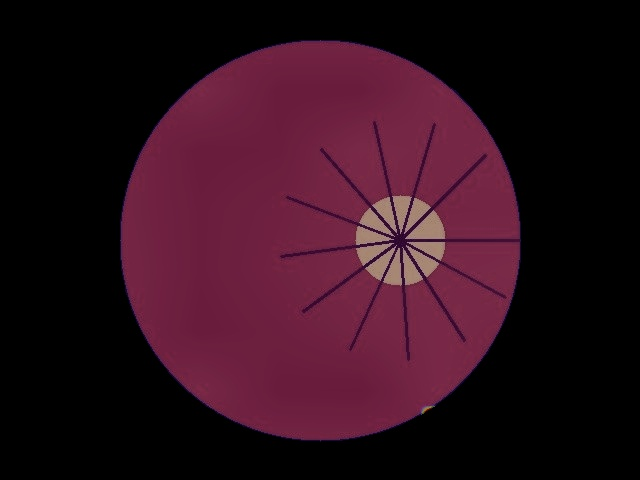
#> input picture backend/storage/heatmaps/IMG-2026-1D8FC4_gradcam.jpg, 640 x 480 px
$ python -i preprocessing.py   (imports and definitions only)   (older library calls are emulated)
#> lines starting #> are read from the running program, lines starting #| are printed output that depends on the picture; after the words box and inside, x2 and y2 are one past the last pixel; in counts of white or black regions, pixels touching at a corner belong together
#> further down, picture is the input picture: shape (480, 640, 3); mean B, G, R 27.7, 15.3, 45.9
### backend/app/config.py
import os
from pathlib import Path
from dataclasses import dataclass

BASE_DIR = Path(__file__).resolve().parent.parent
STORAGE_DIR = BASE_DIR / "storage"
ORIGINAL_IMG_DIR = STORAGE_DIR / "original"
PROCESSED_IMG_DIR = STORAGE_DIR / "processed"
MASKS_DIR = STORAGE_DIR / "masks"
HEATMAPS_DIR = STORAGE_DIR / "heatmaps"
REPORTS_DIR = STORAGE_DIR / "reports"
MODELS_DIR = STORAGE_DIR / "models"
DATASETS_DIR = STORAGE_DIR / "datasets"

for d in [STORAGE_DIR, ORIGINAL_IMG_DIR, PROCESSED_IMG_DIR, MASKS_DIR, HEATMAPS_DIR, REPORTS_DIR, MODELS_DIR, DATASETS_DIR]:
    d.mkdir(parents=True, exist_ok=True)

class Settings:
    PROJECT_NAME: str = "Project Trinetra (त्रिनेत्र)"
    VERSION: str = "1.0.0-prototype"
    DISCLAIMER: str = "Research / Demonstration Prototype — Not a Clinically Validated Diagnostic Device"

    # Database
    DATABASE_URL: str = f"sqlite:///{BASE_DIR}/trinetra.db"

    # Eye 1: Optical Gatekeeper thresholds
    DEFAULT_FOCUS_THRESHOLD: float = 110.0      # Laplacian variance threshold
    DEFAULT_ILLUM_STD_MAX: float = 18.0        # Max allowed std dev across 8x8 L* grid
    DEFAULT_FOV_MIN_RATIO: float = 0.35        # Minimum retina area ratio

    # Eye 2: AI & Uncertainty thresholds
    MC_DROPOUT_PASSES: int = 10
    MC_DROPOUT_RATE: float = 0.20
    OOD_THRESHOLD: float = 4.20                # Mahalanobis distance cutoff
    CALIBRATION_TEMPERATURE: float = 1.15

    # Referral Rules Engine
    MACULAR_RISK_DIST_CUTOFF: float = 1.0      # Hard exudates within 1 Disc Diameter from fovea
    ROUTINE_DR_MAX_GRADE: int = 0              # Grade 0 -> Routine
    PRIORITY_DR_MAX_GRADE: int = 1             # Grade 1 -> Priority (e.g. 6-12 mo follow-up)
    URGENT_DR_MAX_GRADE: int = 2               # Grade 2-3 -> Urgent specialist evaluation
    # Grade 4 or PDR evidence or Macular risk -> Emergency / Immediate escalation

    # Secret Key for prototype session tokens
    SECRET_KEY: str = "trinetra-teleophthalmology-secret-key-2026"
    ALGORITHM: str = "HS256"
    ACCESS_TOKEN_EXPIRE_MINUTES: int = 60 * 24

settings = Settings()

### backend/app/ai/quality.py
import cv2
import numpy as np
from typing import Dict, Any, Tuple, List
from ..config import settings

def extract_fov_mask(img_bgr: np.ndarray) -> Tuple[np.ndarray, float]:
    """
    Eye 1: Dynamic Retinal Field of View (FOV) Detection.
    Uses HSV color space, adaptive thresholding, and morphological closing
    to extract the circular/elliptical retinal aperture.
    """
    hsv = cv2.cvtColor(img_bgr, cv2.COLOR_BGR2HSV)
#> hsv: shape (480, 640, 3); mean H, S, V 69.8, 79.3, 46
    v_channel = hsv[:, :, 2]

    # Threshold dark borders
    _, mask = cv2.threshold(v_channel, 20, 255, cv2.THRESH_BINARY)
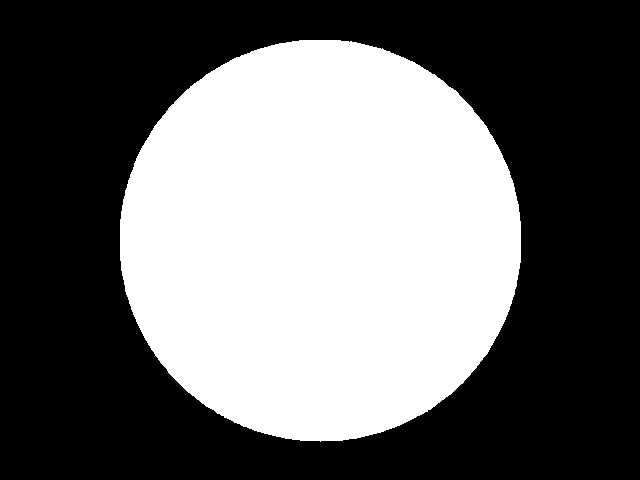
#> mask: shape (480, 640); 41.4% white; 1 white region, box (x1, y1, x2, y2) and area: (120, 40, 521, 442) 127085

    # Morphological closing to fill retinal vessels and internal holes
    kernel = cv2.getStructuringElement(cv2.MORPH_ELLIPSE, (15, 15))
    mask = cv2.morphologyEx(mask, cv2.MORPH_CLOSE, kernel)
#> mask: shape (480, 640); 41.4% white; 1 white region, box (x1, y1, x2, y2) and area: (120, 40, 521, 442) 127090
    mask = cv2.morphologyEx(mask, cv2.MORPH_OPEN, kernel)
#> mask: shape (480, 640); 41.4% white; 1 white region, box (x1, y1, x2, y2) and area: (120, 40, 521, 442) 127087

    # Find largest connected component (the retinal disc)
    num_labels, labels, stats, _ = cv2.connectedComponentsWithStats(mask)
#> num_labels = 2; stats = [[0, 0, 640, 480, 180113], [120, 40, 401, 402, 127087]]
    if num_labels > 1:
        largest_label = 1 + np.argmax(stats[1:, cv2.CC_STAT_AREA])
#> largest_label = 1
        fov_mask = (labels == largest_label).astype(np.uint8) * 255
    else:
        fov_mask = mask

    h, w = img_bgr.shape[:2]
#> h = 480; w = 640
    fov_ratio = float(np.sum(fov_mask > 0) / (h * w))
#> fov_ratio = 0.414
    return fov_mask, fov_ratio

# [161 lines left out: functions assess_illumination_grid, calculate_focus_sharpness, evaluate_image_quality, not called in this run]

### backend/app/ai/preprocessing.py
import cv2
import numpy as np
from typing import Dict, Any, Tuple

def homomorphic_filter(gray_img: np.ndarray, gamma_l: float = 0.5, gamma_h: float = 1.5, d0: float = 30.0) -> np.ndarray:
    """
    Homomorphic Filtering in the frequency domain to correct uneven illumination
    while sharpening micro-details (microaneurysms and fine capillaries).
    H(u,v) = (gamma_h - gamma_l) * [1 - exp(-c * (D^2 / D0^2))] + gamma_l
    """
    # Convert to log domain (+1 to prevent log(0))
    img_float = gray_img.astype(np.float32) / 255.0
    img_log = np.log1p(img_float)

    # 2D FFT
    dft = np.fft.fft2(img_log)
    dft_shift = np.fft.fftshift(dft)

    rows, cols = gray_img.shape
    crow, ccol = rows // 2, cols // 2

    # Construct Butterworth/Gaussian High-Frequency Emphasis filter
    y, x = np.ogrid[:rows, :cols]
    d_squared = (x - ccol)**2 + (y - crow)**2
    h_filter = (gamma_h - gamma_l) * (1.0 - np.exp(-d_squared / (2.0 * (d0**2)))) + gamma_l

    # Apply filter in frequency space
    f_shift_filtered = dft_shift * h_filter

    # Inverse FFT
    f_ishift = np.fft.ifftshift(f_shift_filtered)
    img_back = np.fft.ifft2(f_ishift)
    img_back = np.real(img_back)

    # Exponentiate back from log domain
    img_exp = np.expm1(img_back)
    img_norm = cv2.normalize(img_exp, None, alpha=0, beta=255, norm_type=cv2.NORM_MINMAX)
    return np.clip(img_norm, 0, 255).astype(np.uint8)

def apply_clahe(channel: np.ndarray, clip_limit: float = 2.0, tile_grid_size: Tuple[int, int] = (8, 8)) -> np.ndarray:
    """
    Contrast Limited Adaptive Histogram Equalization (CLAHE).
    """
    clahe = cv2.createCLAHE(clipLimit=clip_limit, tileGridSize=tile_grid_size)
    return clahe.apply(channel)

def preprocess_retinal_image(img_bgr: np.ndarray, fov_mask: np.ndarray = None) -> Dict[str, np.ndarray]:
    """
    Complete Retinal Preprocessing Pipeline.
    1. Extracts Green channel (highest contrast for retinal vasculature and hemorrhages).
    2. Extracts Red channel (useful for optic disc localization).
    3. Applies CLAHE in CIELAB L* space to produce balanced full-color clinical image.
    4. Applies Green-channel CLAHE and Homomorphic Filtering for lesion detection.
    5. Preserves original raw image untouched.
    """
    if fov_mask is None:
        from .quality import extract_fov_mask
        fov_mask, _ = extract_fov_mask(img_bgr)

    b, g, r = cv2.split(img_bgr)
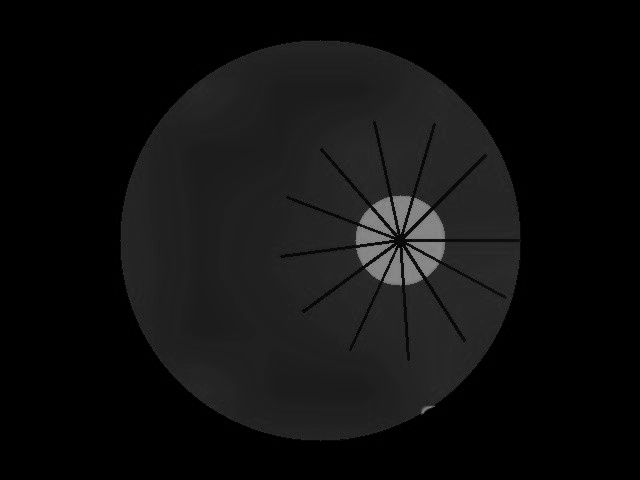
#> g: shape (480, 640); min 0, max 146, mean 15.3

    # 1. CLAHE on Green channel
    g_clahe = apply_clahe(g, clip_limit=2.5, tile_grid_size=(8, 8))

    # 2. CIELAB L* CLAHE enhancement (Natural Color Clinical Enhancement)
    lab = cv2.cvtColor(img_bgr, cv2.COLOR_BGR2LAB)
#> lab: shape (480, 640, 3); mean of channels 0, 1, 2 28.6, 142.7, 127.6
    l, a, b_ch = cv2.split(lab)
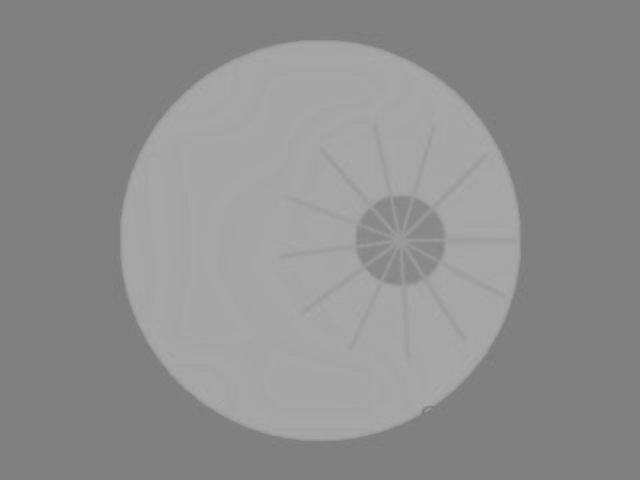
#> a: shape (480, 640); min 121, max 170, mean 142.7
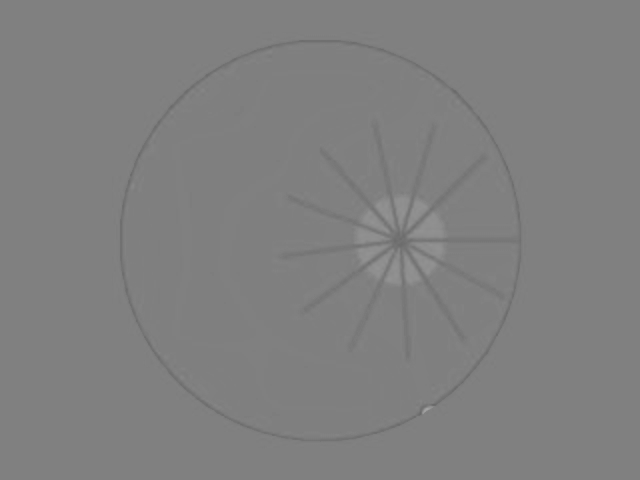
#> b_ch: shape (480, 640); min 105, max 164, mean 127.6
    l_clahe = apply_clahe(l, clip_limit=2.0, tile_grid_size=(8, 8))
    lab_clahe = cv2.merge([l_clahe, a, b_ch])
#> lab_clahe: shape (480, 640, 3); mean of channels 0, 1, 2 36.2, 142.7, 127.6
    enhanced_color_bgr = cv2.cvtColor(lab_clahe, cv2.COLOR_LAB2BGR)

    # Apply FOV mask to avoid border artifact glow
    if fov_mask is not None:
        enhanced_color_bgr = cv2.bitwise_and(enhanced_color_bgr, enhanced_color_bgr, mask=fov_mask)
        g_clahe = cv2.bitwise_and(g_clahe, g_clahe, mask=fov_mask)

    # 3. Homomorphic Filtered Green Channel
    g_homomorphic = homomorphic_filter(g, gamma_l=0.5, gamma_h=1.5, d0=30.0)
#> in homomorphic_filter, `img_back = np.real(img_back)`:
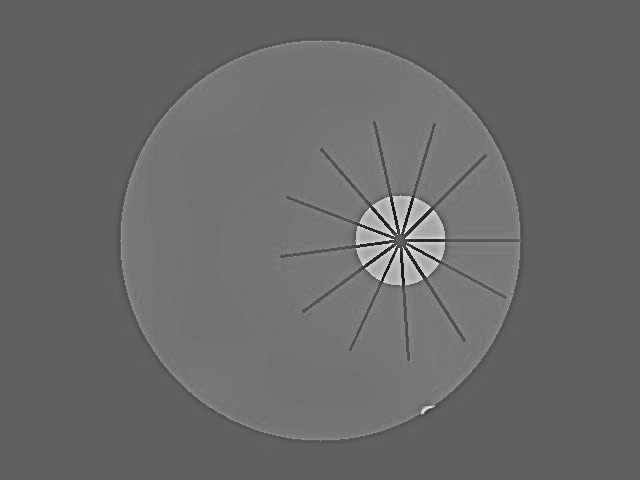
#> img_back: shape (480, 640) float64; min -0.295, max 0.482, mean 0.0276; drawn with min black and max white
#> in homomorphic_filter, `img_exp = np.expm1(img_back)`:
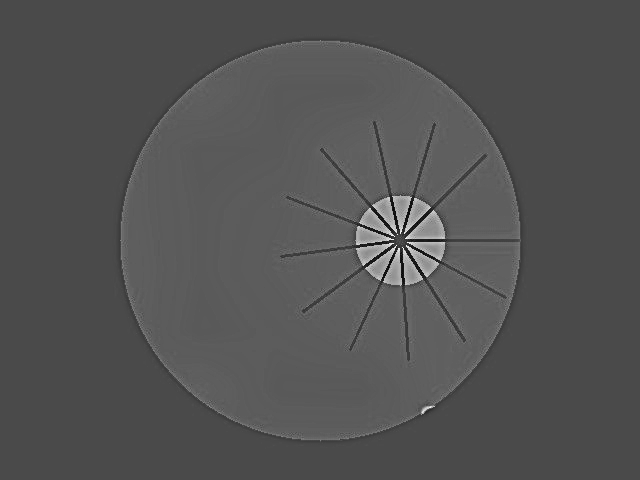
#> img_exp: shape (480, 640) float64; min -0.255, max 0.62, mean 0.0293; drawn with min black and max white
    if fov_mask is not None:
        g_homomorphic = cv2.bitwise_and(g_homomorphic, g_homomorphic, mask=fov_mask)
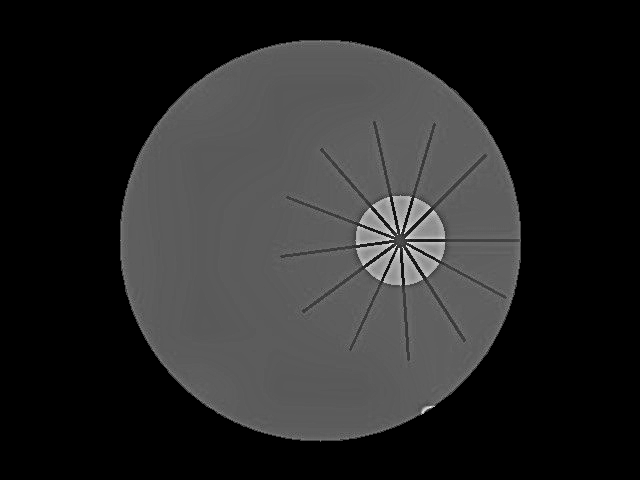
#> g_homomorphic: shape (480, 640); min 0, max 255, mean 39.2

    return {
        "raw_bgr": img_bgr,
        "enhanced_color_bgr": enhanced_color_bgr,
        "green_channel": g,
        "green_clahe": g_clahe,
        "green_homomorphic": g_homomorphic,
        "red_channel": r,
        "fov_mask": fov_mask
    }

>>> import cv2
>>> picture = cv2.imread('../../storage/heatmaps/IMG-2026-1D8FC4_gradcam.jpg')
>>> result = preprocess_retinal_image(picture)
#> result = 7 items

$ run again, on backend/storage/heatmaps/IMG-2026-28E838_gradcam.jpg
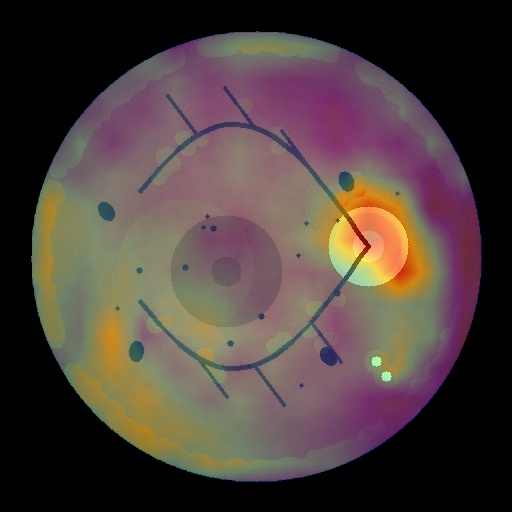
#> input picture backend/storage/heatmaps/IMG-2026-28E838_gradcam.jpg, 512 x 512 px
#> picture is the input picture: shape (512, 512, 3); mean B, G, R 60.6, 64.4, 78.4
#> hsv: shape (512, 512, 3); mean H, S, V 57.1, 59.7, 80.3
#> in extract_fov_mask, `_, mask = cv2.threshold(v_channel, 20, 255, cv2.THRESH_BINARY)`:
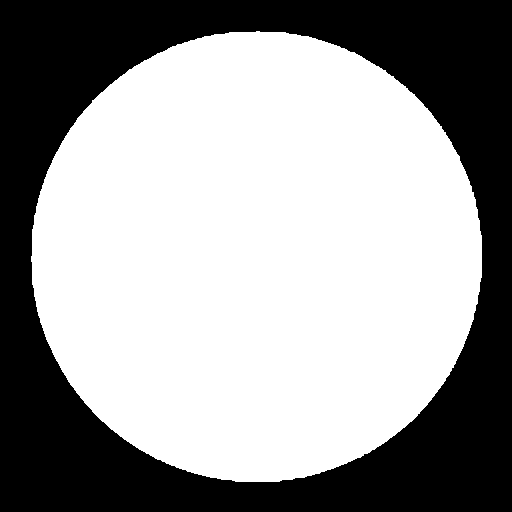
#> mask: shape (512, 512); 61.1% white; 1 black region, box (x1, y1, x2, y2) and area: (0, 0, 512, 512) 102097
#> labels: shape (512, 512) int32; values 0 (black) and 1 (white), 61.1% white; 1 black region, box (x1, y1, x2, y2) and area: (0, 0, 512, 512) 102078
#> num_labels = 2; stats = [[0, 0, 512, 512, 102078], [31, 31, 451, 451, 160066]]
#> largest_label = 1
#> fov_ratio = 0.611
#> lab: shape (512, 512, 3); mean of channels 0, 1, 2 73.1, 133.4, 132.1
#> lab_clahe: shape (512, 512, 3); mean of channels 0, 1, 2 78.5, 133.4, 132.1
#> in preprocess_retinal_image, `g_homomorphic = cv2.bitwise_and(g_homomorphic, g_homomorphic, mask=fov..`:
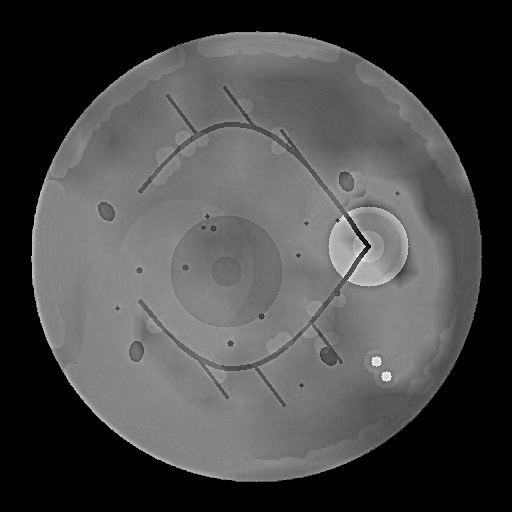
#> g_homomorphic: shape (512, 512); min 0, max 255, mean 73.4
#> result = 7 items

$ run again, on backend/storage/heatmaps/IMG-2026-37460D_gradcam.jpg
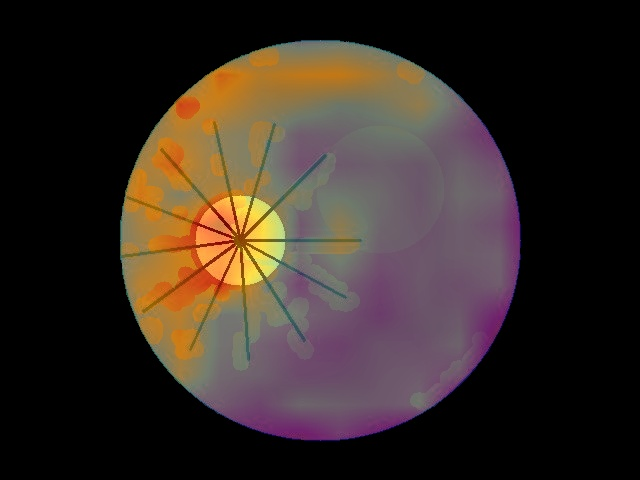
#> input picture backend/storage/heatmaps/IMG-2026-37460D_gradcam.jpg, 640 x 480 px
#> picture is the input picture: shape (480, 640, 3); mean B, G, R 36.8, 42.8, 54.6
#> hsv: shape (480, 640, 3); mean H, S, V 38.7, 46.7, 55.3
#> in extract_fov_mask, `_, mask = cv2.threshold(v_channel, 20, 255, cv2.THRESH_BINARY)`:
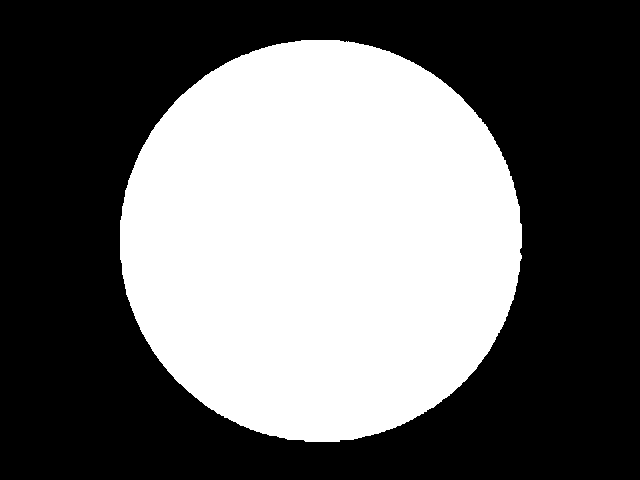
#> mask: shape (480, 640); 41.3% white; 1 white region, box (x1, y1, x2, y2) and area: (120, 40, 522, 442) 127015
#> labels: shape (480, 640) int32; values 0 (black) and 1 (white), 41.4% white; 1 white region, box (x1, y1, x2, y2) and area: (120, 40, 522, 442) 127056
#> num_labels = 2; stats = [[0, 0, 640, 480, 180144], [120, 40, 402, 402, 127056]]
#> largest_label = 1
#> fov_ratio = 0.414
#> lab: shape (480, 640, 3); mean of channels 0, 1, 2 49.2, 132.4, 132.8
#> lab_clahe: shape (480, 640, 3); mean of channels 0, 1, 2 52.9, 132.4, 132.8
#> in preprocess_retinal_image, `g_homomorphic = cv2.bitwise_and(g_homomorphic, g_homomorphic, mask=fov..`:
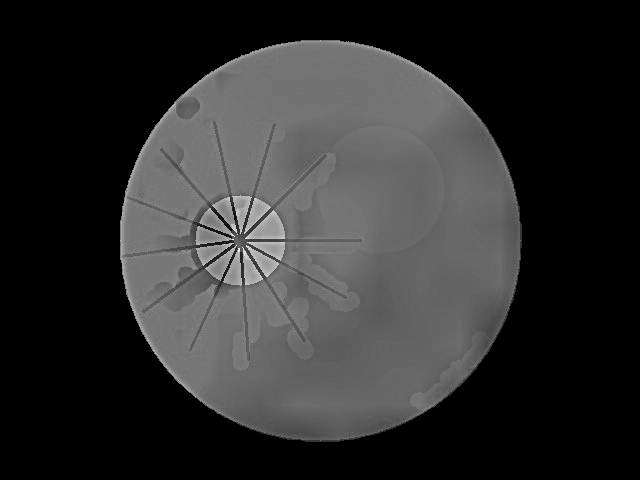
#> g_homomorphic: shape (480, 640); min 0, max 254, mean 45.4
#> result = 7 items
